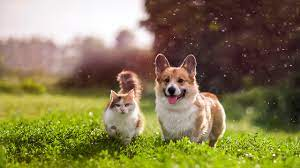
#> input picture Photos/3.jpg, 300 x 168 px, found by its file name
$ python thresh.py
#> lines starting #> are read from the running program, lines starting #| are printed output that depends on the picture; after the words box and inside, x2 and y2 are one past the last pixel; in counts of white or black regions, pixels touching at a corner belong together
import cv2 as cv

img = cv.imread('Photos/3.jpg')
#> img is the input picture: shape (168, 300, 3); mean B, G, R 80.3, 122.2, 133.5
cv.imshow('Image', img)

gray = cv.cvtColor(img, cv.COLOR_BGR2GRAY)
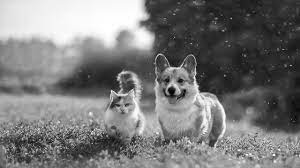
#> gray: shape (168, 300); min 2, max 255, mean 120.8
cv.imshow('Gray', gray)
# Simple Thresholding
threshold, thresh = cv.threshold(gray, 150, 255, cv.THRESH_BINARY)
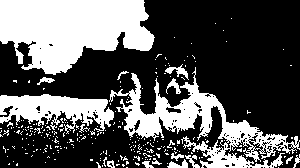
#> thresh: shape (168, 300); 34.9% white; 267 white regions (250 under 20 px), largest, box (x1, y1, x2, y2) and area: (0, 0, 155, 75) 8137, (109, 67, 300, 168) 5355, (0, 94, 114, 134) 2556
cv.imshow('Simple Thresholded', thresh)

threshold, thresh_inv = cv.threshold(gray, 150, 255, cv.THRESH_BINARY_INV)
cv.imshow('Simple Thresholded Inverse', thresh_inv)

# Adaptive Thresholding
adaptive_thresh = cv.adaptiveThreshold(gray, 255, cv.ADAPTIVE_THRESH_GAUSSIAN_C, cv.THRESH_BINARY, 11, 5)
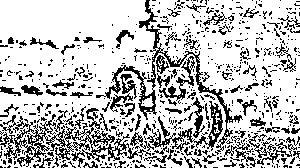
#> adaptive_thresh: shape (168, 300); 75.3% white; black in thin lines or dots
cv.imshow('Adaptive Thresholding', adaptive_thresh)


cv.waitKey(0)

$ run again, with Photos/2.jpg copied over Photos/3.jpg
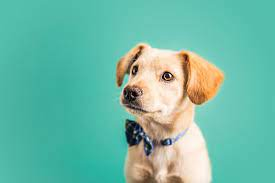
#> input picture Photos/2.jpg, 275 x 183 px, found by its file name
#> img is the input picture: shape (183, 275, 3); mean B, G, R 166.1, 185.6, 110.4
#> `threshold, thresh = cv.threshold(gray, 150, 255, cv.THRESH_BINARY)`:
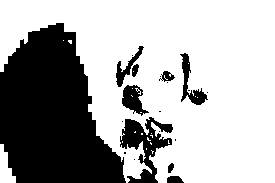
#> thresh: shape (183, 275); 66.9% white; 20 black regions (11 under 20 px), largest, box (x1, y1, x2, y2) and area: (0, 23, 126, 183) 13628, (120, 117, 173, 183) 1515, (180, 53, 208, 105) 457
#> `adaptive_thresh = cv.adaptiveThreshold(gray, 255, cv.ADAPTIVE_THRESH_G..`:
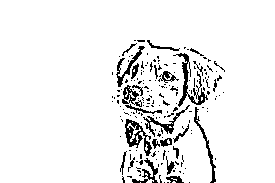
#> adaptive_thresh: shape (183, 275); 93.1% white; black in thin lines or dots, all inside (x1, y1, x2, y2) = (112, 40, 225, 183)

$ run again, with Photos/4.jpg copied over Photos/3.jpg
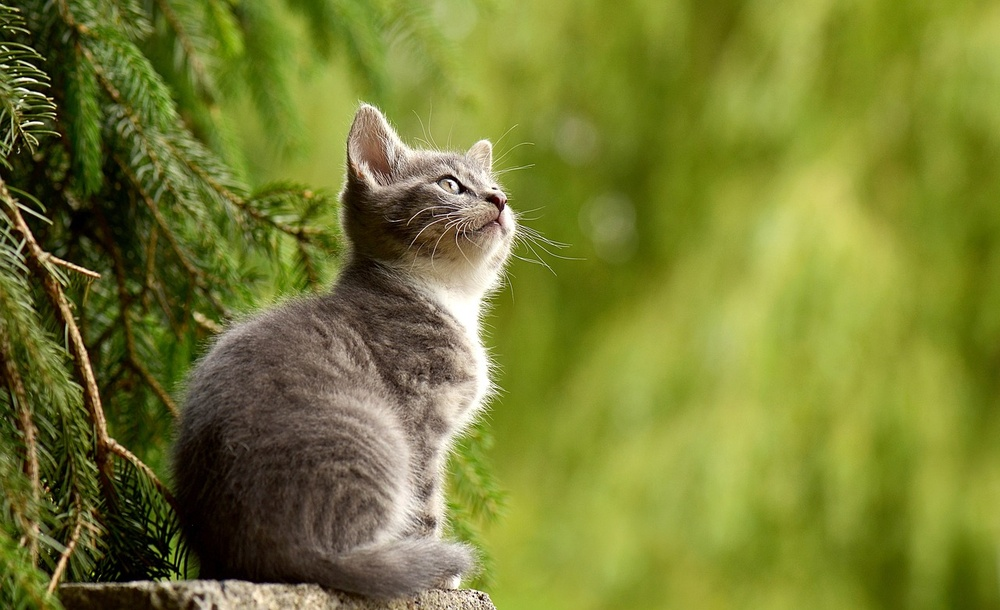
#> input picture Photos/4.jpg, 1000 x 610 px, shrunk from 1280 x 781 before the run, found by its file name
#> img is the input picture: shape (610, 1000, 3); mean B, G, R 49.8, 125.8, 119.2
#> `threshold, thresh = cv.threshold(gray, 150, 255, cv.THRESH_BINARY)`:
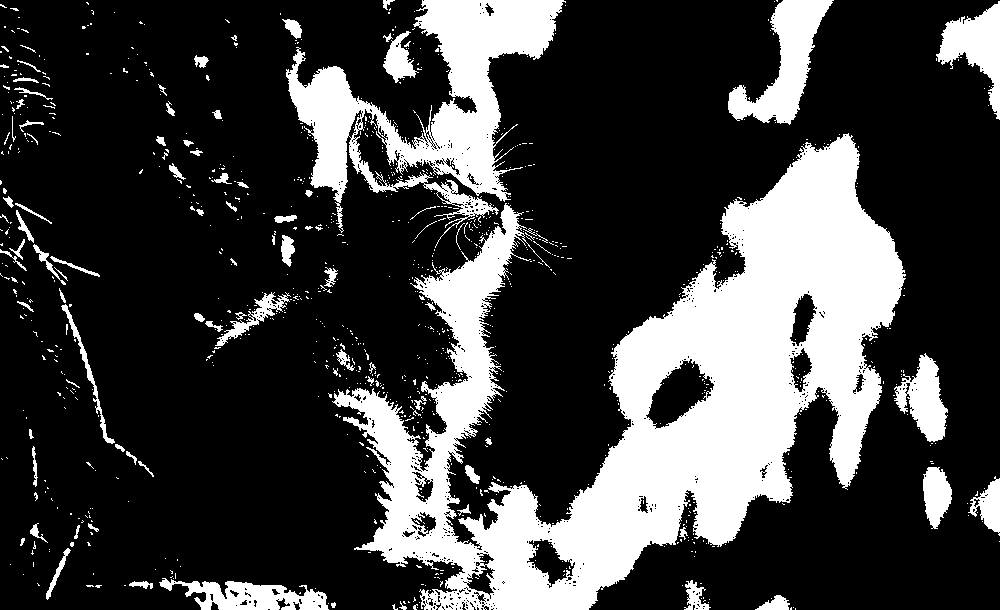
#> thresh: shape (610, 1000); 24.9% white; 975 white regions (890 under 20 px), largest, box (x1, y1, x2, y2) and area: (332, 133, 906, 610) 101951, (286, 0, 566, 248) 23046, (728, 0, 834, 125) 5350
#> `adaptive_thresh = cv.adaptiveThreshold(gray, 255, cv.ADAPTIVE_THRESH_G..`:
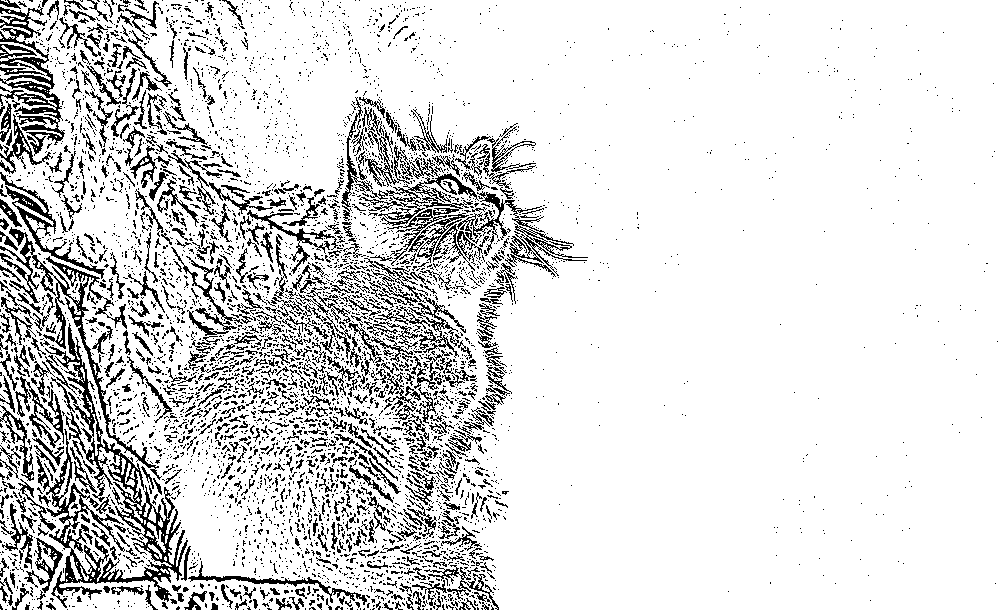
#> adaptive_thresh: shape (610, 1000); 86.1% white; black in thin lines or dots
